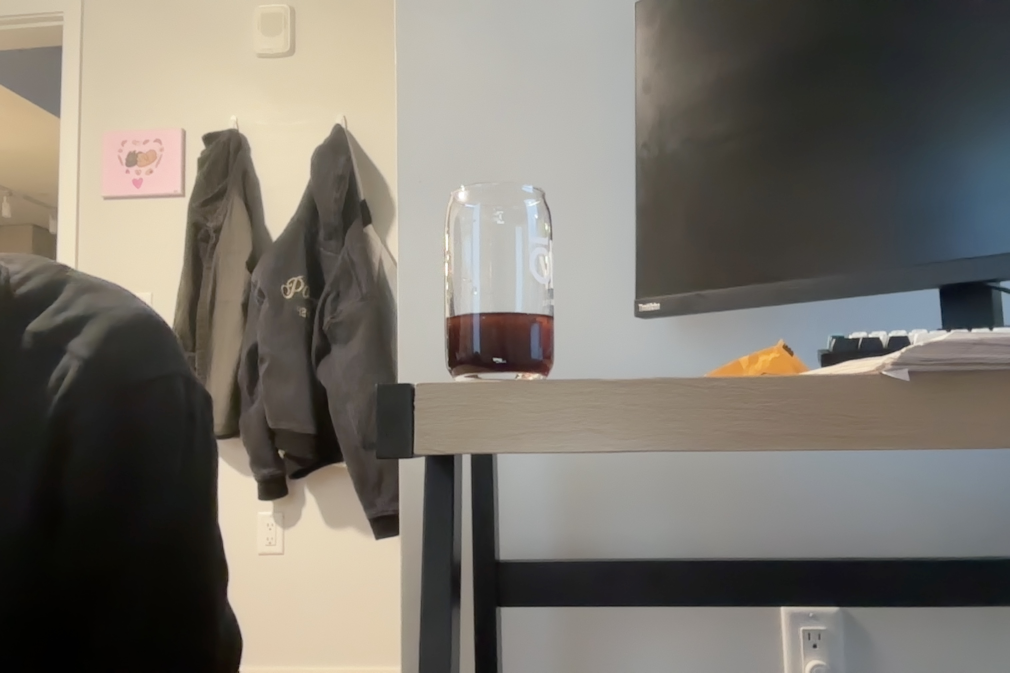
#> input picture verilog/test/testImges/darktest.png, 3028 x 2018 px (shown at 1/3 size)
$ python pick_rtl_crop.py testImges/darktest.png
#> lines starting #> are read from the running program, lines starting #| are printed output that depends on the picture
# Pick a crop box on an image by dragging, and print the bounds for the RTL tester.
# Optionally make a 128x128 version of the image (with the box converted to it) and
# save it to testImges/resized_128/.
#
# Usage (from verilog/test, with cocotb-env or the repo .venv active):
#   python pick_rtl_crop.py                 # asks for the image path
#   python pick_rtl_crop.py path/to/img.jpg
#
# Drag a box, then press ENTER or SPACE to accept (C cancels).
# Coordinates are in the pixels of the image you pick.

import sys
from pathlib import Path

import cv2

DISPLAY_SIZE = 768   # small images are enlarged to about this size so the box is easy to draw
RTL_SIZE = 128       # size of the saved square image
OUT_DIR = Path(__file__).resolve().parent / "testImges" / "resized_128"


def scaled_for_display(image):
    scale = DISPLAY_SIZE / max(image.shape[:2])
    interp = cv2.INTER_NEAREST if scale > 1 else cv2.INTER_AREA
    return cv2.resize(image, None, fx=scale, fy=scale, interpolation=interp), scale


def pick_box(image):
    imgH, imgW = image.shape[:2]
    shown, scale = scaled_for_display(image)

    title = "Drag a box, ENTER to accept, C to cancel"
    x, y, w, h = cv2.selectROI(title, shown, showCrosshair=True)
    cv2.destroyAllWindows()
    cv2.waitKey(1)   # macOS needs this for the window to actually close

    if w == 0 or h == 0:
        raise SystemExit("No box selected.")

    # back to real image pixels, clamped inside the image
    left = max(0, round(x / scale))
    top = max(0, round(y / scale))
    right = min(imgW, round((x + w) / scale))
    bottom = min(imgH, round((y + h) / scale))
    if right <= left or bottom <= top:
        raise SystemExit("Box is too small after converting to image pixels.")
    return (left, top, right, bottom)


# [28 lines left out: functions show_preview, print_bounds, not called in this run]


def clamp(v, lo, hi):
    return max(lo, min(hi, v))


# Makes the image square without losing the box, then shrinks it to RTL_SIZE.
# Normally trims the long side with the square positioned around the box (no stretching,
# no padding). Only if the box is longer than the image's short side does it pad instead,
# copying the edge pixels so the padding doesn't create a fake edge.
# Returns (square image, box in the square image's pixels, description of what was done).
# [31 lines left out: function make_square, not called in this run]


def main():
    path = sys.argv[1] if len(sys.argv) > 1 else input("Image path: ").strip().strip("'\"")
    image = cv2.imread(path)
#> image is the input picture: shape (2018, 3028, 3); mean B, G, R 108.5, 116.4, 121.2
    if image is None:
        raise SystemExit(f"Could not open image: {path}")

    box = pick_box(image)
#> in pick_box, `shown, scale = scaled_for_display(image)`:
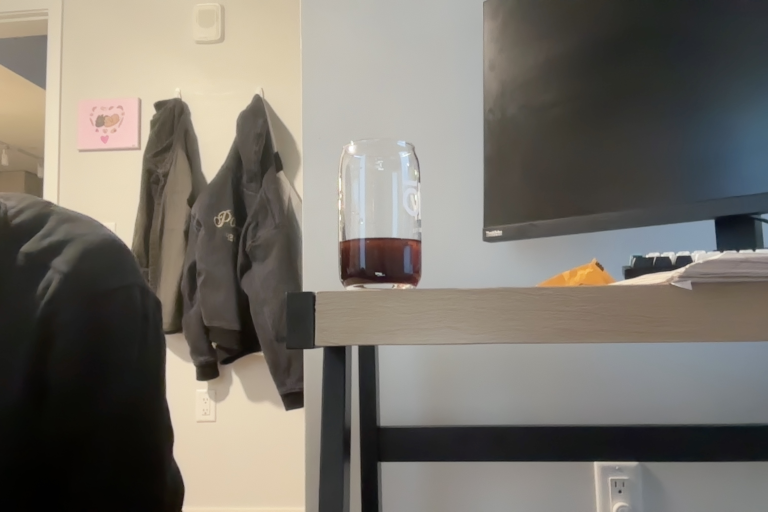
#> shown: shape (512, 768, 3); mean B, G, R 108.5, 116.4, 121.2
#> in pick_box, `shown, scale = scaled_for_display(image)`: scale = 0.254
    print_bounds(image, box, "Bounds on the image you picked")
    show_preview(image, box, "Chosen crop")

    if image.shape[:2] == (RTL_SIZE, RTL_SIZE):
        print(f"\nImage is already {RTL_SIZE}x{RTL_SIZE}, nothing to resize.")
        return

    answer = input(f"\nResize to {RTL_SIZE}x{RTL_SIZE} and save to {OUT_DIR.name}/? (y/n): ")
    if answer.strip().lower() != "y":
        return

    small, smallBox, how = make_square(image, box)
    OUT_DIR.mkdir(parents=True, exist_ok=True)
    outPath = OUT_DIR / Path(path).name
    existed = outPath.exists()
    if not cv2.imwrite(str(outPath), small):
        raise SystemExit(f"Could not save {outPath}")

    print(f"\nSquare: {how}")
    print(f"{'Overwrote' if existed else 'Saved'} {outPath}")
    print_bounds(small, smallBox, f"Bounds on the saved {RTL_SIZE}x{RTL_SIZE} image (use these)")
    show_preview(small, smallBox, f"Saved {RTL_SIZE}x{RTL_SIZE} image")


if __name__ == "__main__":
#> (the run stopped early here; a loop or call above may not have finished)
